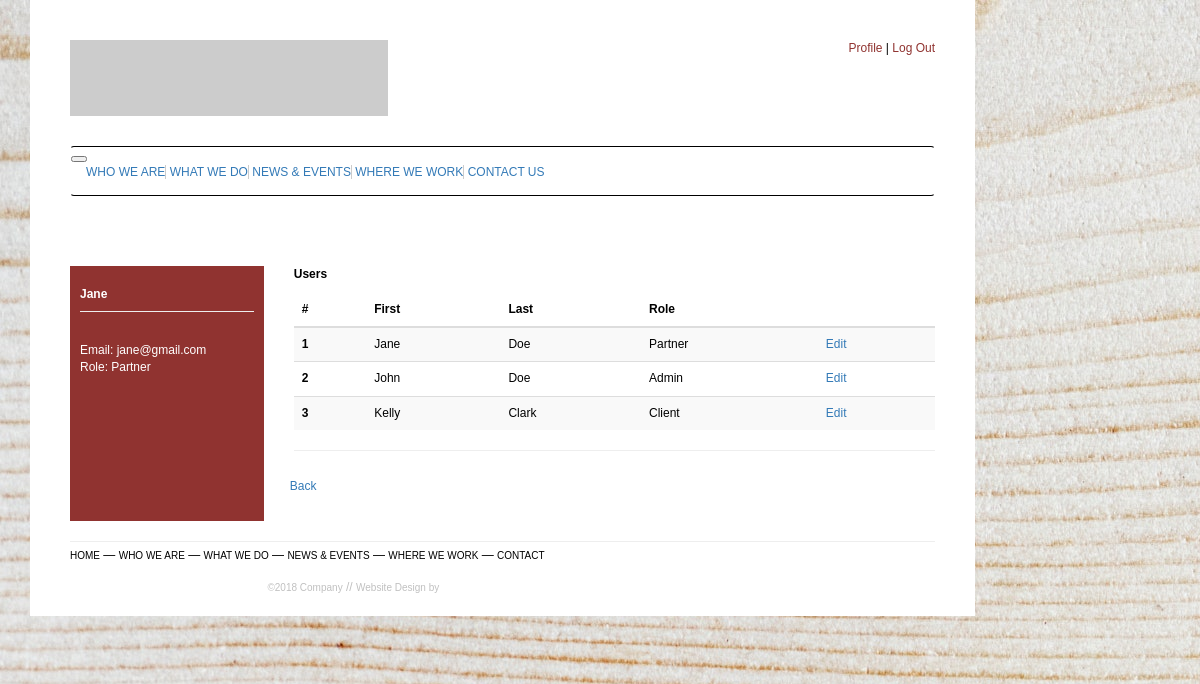
Page /admin (signed in) on the earlier database version.
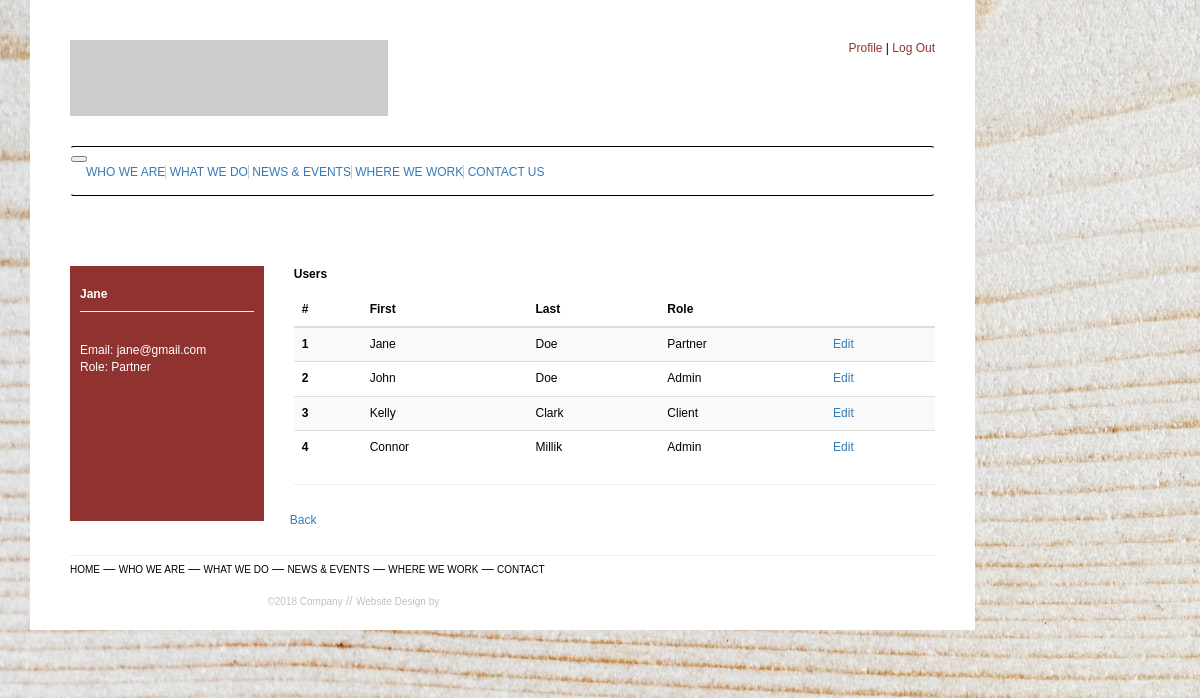
Same page on the later database version.
### app/models.py (models this page shows, shortened)
class User(UserMixin, db.Model):
    id = db.Column(db.Integer, primary_key=True)
    first_name = db.Column(db.String(50))
    last_name = db.Column(db.String(50))
    email = db.Column(db.String(100), unique=True, index=True)
    role_id = db.Column(db.Integer, nullable=False)
    password_hash = db.Column(db.String(256))
    bio = db.Column(db.String(140))
    company_name = db.Column(db.String(100))

class Role(db.Model):
    id = db.Column(db.Integer, primary_key=True)
    name = db.Column(db.String(20), unique=True, index=True)

### app/routes.py (the view)
@app.route('/admin')
@login_required
def admin():
    users = User.query.all()
    role = Role.query.get(current_user.role_id)
    return render_template("admin.html", users=users, page='admin', role=role.name)

### app/models.py (called while the page is built)
@login.user_loader
def load_user(id):
    return User.query.get(int(id))

### app/templates/admin.html (shortened to what this page needs)
{% extends 'base.html' %}
{% import 'bootstrap/wtf.html' as wtf %}
{% block app_content %}
  <div class="row">
    <div class="col-md-3 col-sm-12">
      <aside>
        <div class="aside-container">
          <p><strong>{{ current_user.first_name }}</strong></p>
          <hr>
          <p class="white-color">Email: {{ current_user.email }}<br>
          Role: {{ role }}</p>
        </div>
      </aside>
    </div>
    <div class="col-md-9 col-sm-12">
      <div class="article-container">
        <p><strong>Users</strong></p>
        <table class="table table-sm table-striped">
          <thead>
            <tr>
              <th scope="col">#</th>
              <th scope="col">First</th>
              <th scope="col">Last</th>
              <th scope="col">Role</th>
              <th></th>
            </tr>
          </thead>
          <tbody>
            {% for user in users %}
              <tr>
                <th scope="row">{{ user.id }}</th>
                <td>{{ user.first_name }}</td>
                <td>{{ user.last_name }}</td>
                {% if user.role_id == 1 %}
                  <td>Admin</td>
                {% elif user.role_id == 2 %}
                  <td>User</td>
                {% elif user.role_id == 3 %}
                  <td>Partner</td>
                {% else %}
                  <td>Client</td>
                {% endif %}
                <td><a href="{{ url_for('edit_users', id=user.id) }}">Edit</a></td>
              </tr>
            {% endfor %}
          </tbody>
        </table>
        <hr>
        <div class="row">
          <div class="col-md">
            <a role="button" class="btn btn-secondary btn-sm" href="{{ url_for('profile') }}">Back</a>
          </div>
        </div>
      </div>
    </div>
  </div>
{% endblock %}

### app/templates/base.html (shortened to what this page needs)
{% extends 'bootstrap/base.html' %}
{% block styles %}
  {{ super() }}
  <link rel="stylesheet" href="../static/css/main.css">
{% endblock %}
{% block navbar %}
  <div class="container">
    <div class="row">
      <div class="col-md-10 offset-md-1">
        <div class="main">
          <header>
            <a href="{{ url_for('index') }}"><img src="http://placehold.it/318x76" alt="Placeholder Image"></a>
            <div class="login-container">
              {% if current_user.is_authenticated %}
                <a href="{{ url_for('profile') }}">Profile</a> | <a href="{{ url_for('logout') }}">Log Out</a>
              {% else %}
                <a href="{{ url_for('login') }}">Log In</a> | <a href="{{ url_for('register') }}">Register</a>
              {% endif %}
            </div>
          </header>
          <nav class="navbar navbar-expand-lg navbar-light">
            <button class="navbar-toggler" type="button" data-toggle="collapse" data-target="#navbarNavAltMarkup" aria-controls="navbarNavAltMarkup" aria-expanded="false" aria-label="Toggle navigation">
            </button>
            <div class="collapse navbar-collapse" id="navbarNavAltMarkup">
              <div class="navbar-nav nav-fill w-100">
                <a class="nav-item nav-link" href="{{ url_for('who') }}">WHO WE ARE</a>
                <a class="nav-item nav-link" href="{{ url_for('what') }}">WHAT WE DO</a>
                <a class="nav-item nav-link" href="{{ url_for('news') }}">NEWS & EVENTS</a>
                <a class="nav-item nav-link" href="{{ url_for('where') }}">WHERE WE WORK</a>
                <a class="nav-item nav-link" href="{{ url_for('contact') }}">CONTACT US</a>
              </div>
            </div>
          </nav>
        </div>
      </div>
    </div>
  </div>
{% endblock %}
{% block content %}
<div class="container">
  <div class="row">
    <div class="col-md-10 offset-md-1">
      <div class="main app-container">
        {% block app_content %}{% endblock %}
        <hr class="footer-line">
        <div class="row">
          <div class="col-md-8 offset-md-2">
            <a class="footer-link black-color" href="{{ url_for('index') }}">HOME</a> &#8213;
            <a class="footer-link black-color" href="{{ url_for('who') }}">WHO WE ARE</a> &#8213;
            <a class="footer-link black-color" href="{{ url_for('what') }}">WHAT WE DO</a> &#8213;
            <a class="footer-link black-color" href="{{ url_for('news') }}">NEWS & EVENTS</a> &#8213;
            <a class="footer-link black-color" href="{{ url_for('where') }}">WHERE WE WORK</a> &#8213;
            <a class="footer-link black-color" href="{{ url_for('contact') }}">CONTACT</a>
            <div class="text-center footer-note">
              <a class="grey-color" href="#">©2018 Company</a>
              <span class="grey-color">//</span>
              <a class="grey-color" href="#">Website Design by</a>
            </div>
          </div>
        </div>
      </div>
    </div>
  </div>
  <div class="row">
    <footer>
    </footer>
  </div>
</div>
{% endblock %}

### app/static/css/main.css (style rules this page uses)
body { font-family: Verdana, Arial, Helvetica, sans-serif; font-size: 12px; color: black; background-image: url("/static/img/abstract-art-backdrop-926985.jpg"); background-repeat: no-repeat; background-attachment: fixed; overflow-x: hidden; }
header { margin-bottom: 30px; }
.login-container { display: inline-block; float: right; }
.login-container a { color: #903330; }
.main { background-color: white; padding: 40px; padding-bottom: 20px; }
.app-container { padding-top: 0; }
.navbar.navbar-expand-lg.navbar-light { border-top: 1px solid black; border-bottom: 1px solid black; height: 30px; }
.navbar-nav > a { border-right: 1px solid #ccc; }
.navbar-nav > a:last-child { border: none; }
.news-feed-container, .aside-container { width: 100%; background-color: #903330; margin-top: 30px; color: white; padding: 10px; min-height: 255px; }
.news-feed-container > p, .aside-container > p { padding-top: 10px; margin-bottom: 8px; }
.news-feed-container > p + hr, .aside-container > p + hr { margin-top: 5px; background: white; }
hr.footer-line { margin-bottom: 5px; background-color: black; }
a.footer-link, a.footer-link:link, a.footer-link:visited, div.footer-note > a, div.footer-note > a:link, div.footer-note > a:visited { font-size: 10px; }
div.footer-note { margin-top: 15px; }
.black-color { color: black; }
.grey-color { color: #c0c0c0; }
.white-color { color: white; }
footer { height: 40px; }
.article-container, .paragraph-title, .contact-container { margin-top: 30px; }

Differences in the rows shown:
added User: id "4", first_name "Connor", last_name "Millik", shows "Admin"
